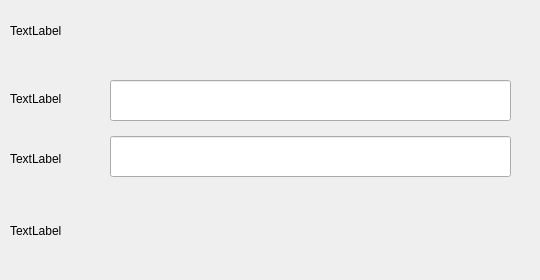
<?xml version="1.0" encoding="UTF-8"?>
<ui version="4.0">
 <class>goodsKeyDialog700</class>
 <widget class="QDialog" name="goodsKeyDialog700">
  <property name="geometry">
   <rect>
    <x>0</x>
    <y>0</y>
    <width>540</width>
    <height>280</height>
   </rect>
  </property>
  <property name="minimumSize">
   <size>
    <width>540</width>
    <height>280</height>
   </size>
  </property>
  <property name="maximumSize">
   <size>
    <width>540</width>
    <height>280</height>
   </size>
  </property>
  <property name="windowTitle">
   <string>Dialog</string>
  </property>
  <property name="styleSheet">
   <string notr="true">#goodsKeyDialog700{border-image: url(:/image/dialog.png);}</string>
  </property>
  <widget class="QLineEdit" name="lineEdit_keys">
   <property name="geometry">
    <rect>
     <x>110</x>
     <y>136</y>
     <width>401</width>
     <height>41</height>
    </rect>
   </property>
  </widget>
  <widget class="QLabel" name="label_goodsCode">
   <property name="geometry">
    <rect>
     <x>10</x>
     <y>90</y>
     <width>62</width>
     <height>17</height>
    </rect>
   </property>
   <property name="text">
    <string>TextLabel</string>
   </property>
  </widget>
  <widget class="QLineEdit" name="lineEdit_goodsCode">
   <property name="geometry">
    <rect>
     <x>110</x>
     <y>80</y>
     <width>401</width>
     <height>41</height>
    </rect>
   </property>
  </widget>
  <widget class="QLabel" name="label_title">
   <property name="geometry">
    <rect>
     <x>10</x>
     <y>10</y>
     <width>451</width>
     <height>41</height>
    </rect>
   </property>
   <property name="text">
    <string>TextLabel</string>
   </property>
  </widget>
  <widget class="QLabel" name="label_keys">
   <property name="geometry">
    <rect>
     <x>10</x>
     <y>150</y>
     <width>62</width>
     <height>17</height>
    </rect>
   </property>
   <property name="text">
    <string>TextLabel</string>
   </property>
  </widget>
  <widget class="QLabel" name="label_msg">
   <property name="geometry">
    <rect>
     <x>10</x>
     <y>210</y>
     <width>221</width>
     <height>41</height>
    </rect>
   </property>
   <property name="text">
    <string>TextLabel</string>
   </property>
  </widget>
 </widget>
 <resources/>
 <connections/>
</ui>
